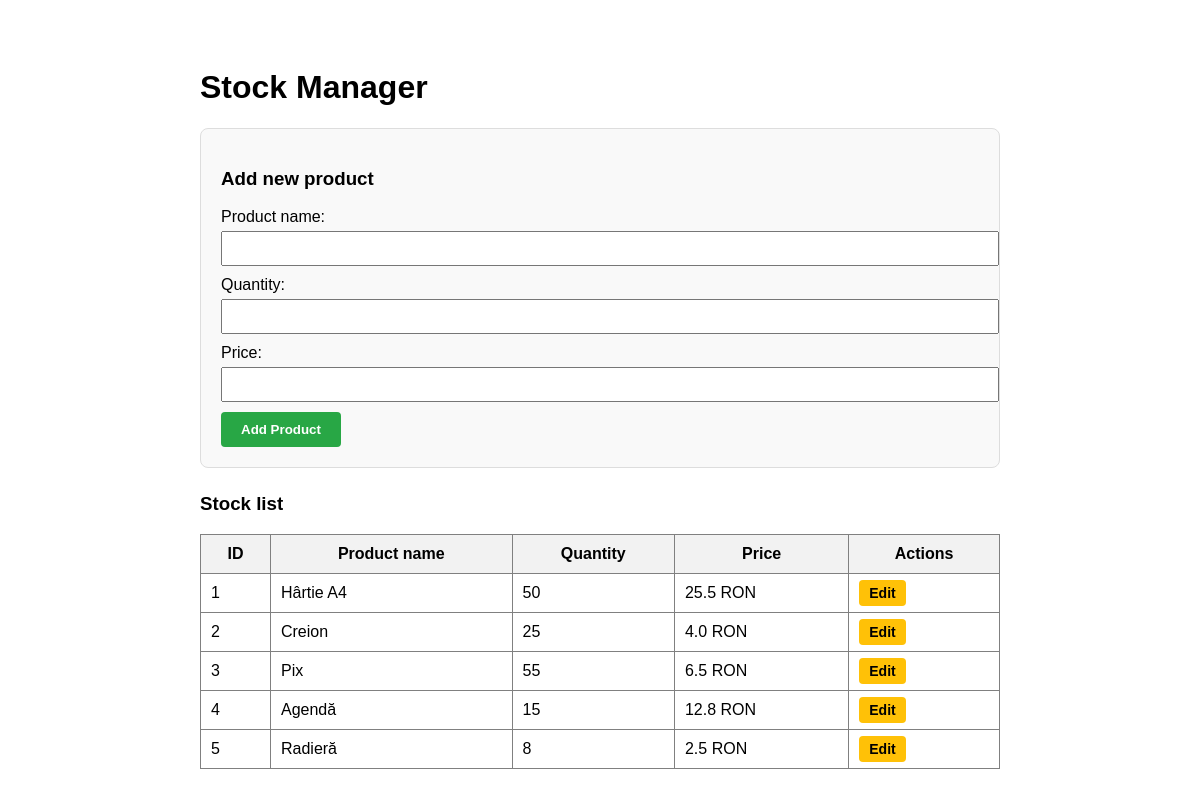
Before: / with the older database file.
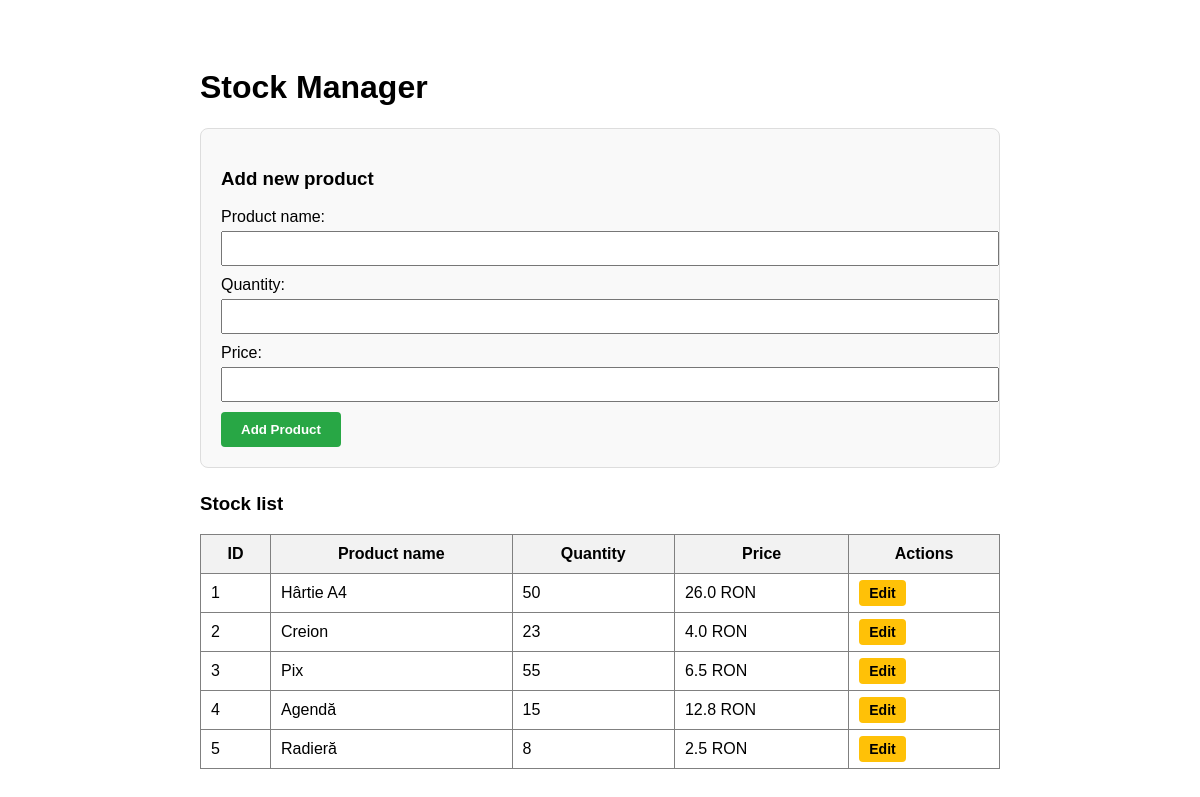
After: the same page with the newer database file.
### tables this page shows
CREATE TABLE products (
            id INTEGER PRIMARY KEY AUTOINCREMENT,
            name TEXT NOT NULL,
            quantity INTEGER NOT NULL,
            price REAL NOT NULL
        );

### app.py (the view)
@app.route('/') # accesarea paginii principale a aplicației web
def index():
    conn = get_db_connection() # deschide conexiunea la baza de date
    products = conn.execute('SELECT * FROM products').fetchall() # selecteaza toate produsele din baza de date
    conn.close() # inchide conexiunea la baza de date
    return render_template('index.html', products=products, product_to_edit=None) # returnează fișierul HTML index.html și îi transmite lista de produse

### app.py (called while the page is built)
def get_db_connection():
    conn = sqlite3.connect('stock.db') # deschide conexiunea la baza de date
    conn.row_factory = sqlite3.Row # permite accesarea coloanelor din baza de date ca și cum ar fi atribute ale unui obiect
    return conn # returnează obiectul de conexiune creat

### templates/index.html (shortened to what this page needs)
<!DOCTYPE html>
<html lang="ro">
<head>
    <link rel="stylesheet" href="{{ url_for('static', filename='style.css') }}">
</head>
<body>
    <div class="container" style="padding: 40px; font-family: sans-serif; max-width: 800px; margin: auto;">
        <h1>Stock Manager</h1>
        <div class="card-add">
            <h3>{% if product_to_edit %}Edit product (ID: {{ product_to_edit.id }}){% else %}Add new product{% endif %}</h3>
            <form action="{% if product_to_edit %}/update/{{ product_to_edit.id }}{% else %}/add{% endif %}" method="POST">
                <div style="margin-bottom: 10px;">
                    <label>Product name:</label><br>
                    <input type="text" name="name" value="{{ product_to_edit.name if product_to_edit else '' }}" required style="width: 100%; padding: 8px; margin-top: 5px;">
                </div>
                <div style="margin-bottom: 10px;">
                    <label>Quantity:</label><br>
                    <input type="number" name="quantity" value="{{ product_to_edit.quantity if product_to_edit else '' }}" required style="width: 100%; padding: 8px; margin-top: 5px;">
                </div>
                <div style="margin-bottom: 10px;">
                    <label>Price:</label><br>
                    <input type="number" step="0.01" name="price" value="{{ product_to_edit.price if product_to_edit else '' }}" required style="width: 100%; padding: 8px; margin-top: 5px;">
                </div>
                <button type="submit" class="btn-form {% if product_to_edit %}btn-edit{% else %}btn-add{% endif %}">
                    {% if product_to_edit %}Save Changes{% else %}Add Product{% endif %}
                </button>
            </form>
        </div>
        <h3>Stock list</h3>
        <table border="1" cellpadding="10" cellspacing="0" style="width: 100%; border-collapse: collapse;">
            <tr style="background: #f2f2f2;">
                <th>ID</th>
                <th>Product name</th>
                <th>Quantity</th>
                <th>Price</th>
                <th>Actions</th>
            </tr>
            {% for product in products %}
            <tr>
                <td>{{ product.id }}</td>
                <td>{{ product.name }}</td>
                <td>{{ product.quantity }}</td>
                <td>{{ product.price }} RON</td>
                <td>
                    <a href="/edit/{{ product.id }}" style="background: #ffc107; color: black; padding: 5px 10px; text-decoration: none; border-radius: 4px; font-size: 14px; font-weight: bold;">Edit</a>
                </td>
            </tr>
            {% endfor %}
        </table>
    </div>
</body>
</html>

### static/style.css (style rules this page uses)
.card-add { background: #f9f9f9; border: 1px solid #ddd; padding: 20px; margin-bottom: 25px; border-radius: 8px; }
.btn-form { padding: 10px 20px; border: none; border-radius: 4px; cursor: pointer; font-weight: bold; }
.btn-add { background: #28a745; color: white; }

Changed rows visible on the page:
changed products "Hârtie A4": price "25.5" → "26.0"
changed products "Creion": quantity "25" → "23"
